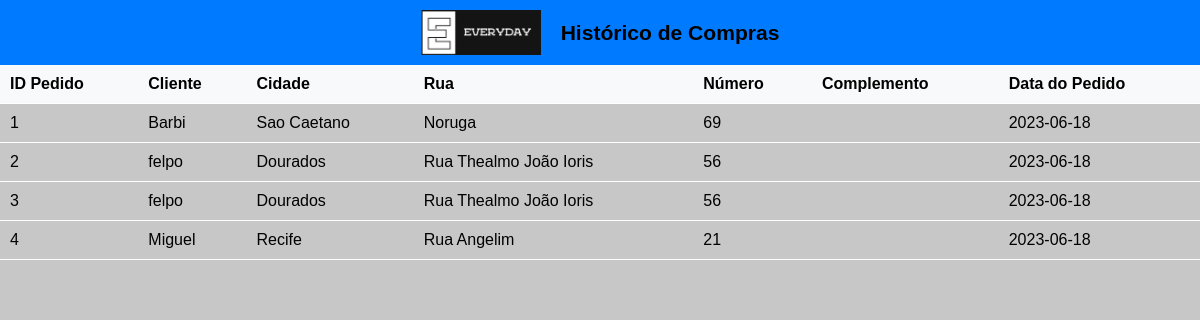
The page /pedidos.php on the database its author committed.
### tables this page shows
CREATE TABLE `pedidos` (
  `idpedido` int(40) NOT NULL,
  `idprod` int(11) NOT NULL,
  `idcli` int(11) NOT NULL,
  `idender` int(11) NOT NULL,
  `qtd` varchar(15) NOT NULL,
  `totalped` varchar(15) NOT NULL,
  `data_pedido` date NOT NULL DEFAULT current_timestamp()
);

CREATE TABLE `cadcli` (
  `idcli` int(11) NOT NULL,
  `nome` varchar(40) NOT NULL,
  `user` varchar(10) NOT NULL,
  `cel` varchar(13) NOT NULL,
  `email` varchar(50) NOT NULL,
  `cpf` varchar(11) NOT NULL,
  `senha` varchar(30) NOT NULL
);

CREATE TABLE `endercli` (
  `idender` int(11) NOT NULL,
  `idcli` int(11) NOT NULL,
  `cep` varchar(9) NOT NULL,
  `estado` varchar(25) NOT NULL,
  `cidade` varchar(35) NOT NULL,
  `bairro` varchar(35) NOT NULL,
  `rua` varchar(35) NOT NULL,
  `numero` varchar(10) NOT NULL,
  `complemento` varchar(30) NOT NULL,
  `visivel` tinyint(1) NOT NULL DEFAULT 1
);

### html/pedidos.php (the view, shortened to what this page needs)
<!DOCTYPE html>
<html lang="en">
<head>
    <link rel="stylesheet" href="../css/pedidos.css">
</head>
<body>
    <div id="header">
        <div class="logo-container">
            <a href="../html/adm.php">
                <img src="img/logositeoff.png" alt="Logo da empresa" class="logo" />
            </a>
        </div>
        <h3 class="titulo-h">Histórico de Compras</h3>
    </div>
    <?php
    require("conexao.php");
    $sql = "SELECT ped.idpedido, ped.idprod, cadprod.prodnome, ped.qtd, ped.totalped, ped.data_pedido, endercli.cidade, endercli.rua, endercli.numero, endercli.complemento, cadcli.user
        FROM pedidos ped
        INNER JOIN cadprod ON ped.idprod = cadprod.idprod
        INNER JOIN cadcli ON ped.idcli = cadcli.idcli
        INNER JOIN endercli ON ped.idender = endercli.idender";
    $qr = $mysql->query($sql) or die($mysql->error);
    if ($qr->num_rows > 0) {
        echo "<table>";
        echo "<tr>";
        echo "<th>ID Pedido</th>";
        echo "<th>Cliente</th>";
        echo "<th>Cidade</th>";
        echo "<th>Rua</th>";
        echo "<th>Número</th>";
        echo "<th>Complemento</th>";
        echo "<th>Data do Pedido</th>";
        echo "</tr>";
        while ($row = $qr->fetch_assoc()) {
            echo "<tr class='pedido-row' data-endereco-prodnome='" . $row["prodnome"] . "' data-endereco-qtd='" . $row["qtd"] . "' data-endereco-totalped='" . $row["totalped"] . "'>";
            echo "<td>" . $row["idpedido"] . "</td>";
            echo "<td>" . $row["user"] . "</td>";
            echo "<td>" . $row["cidade"] . "</td>";
            echo "<td>" . $row["rua"] . "</td>";
            echo "<td>" . $row["numero"] . "</td>";
            echo "<td>" . $row["complemento"] . "</td>";
            echo "<td>" . $row["data_pedido"] . "</td>";
            echo "</tr>";
        }
        echo "</table>";
    } else {
        echo "Nenhum pedido encontrado.";
    }
    ?>
</body>
</html>

### css/pedidos.css (style rules this page uses)
body { font-family: Arial, sans-serif; margin: 0; padding: 0; background-color: #c7c7c7; }
.logo { width: 100%; max-width: 120px; height: auto; }
.titulo-h { text-align: center; margin: 0; }
#header { display: flex; align-items: center; justify-content: center; background-color: #007bff; padding: 10px; font-size: 18px; font-weight: bold; }
.logo-container { margin-right: 20px; }
#header a { display: flex; align-items: center; text-decoration: none; color: #fff; }
table { width: 100%; border-collapse: collapse; }
th, td { padding: 10px; text-align: left; border-bottom: 1px solid #fff; }
th { background-color: #f8f9fa; position: sticky; top: 0; }

### rows shown on the page
pedidos: idpedido "1", idcli.user "Barbi", idender.cidade "Sao Caetano", idender.rua "Noruga", idender.numero "69", data_pedido "2023-06-18"
pedidos: idpedido "2", idcli.user "felpo", idender.cidade "Dourados", idender.rua "Rua Thealmo João Ioris", idender.numero "56", data_pedido "2023-06-18"
pedidos: idpedido "3", idcli.user "felpo", idender.cidade "Dourados", idender.rua "Rua Thealmo João Ioris", idender.numero "56", data_pedido "2023-06-18"
pedidos: idpedido "4", idcli.user "Miguel", idender.cidade "Recife", idender.rua "Rua Angelim", idender.numero "21", data_pedido "2023-06-18"
